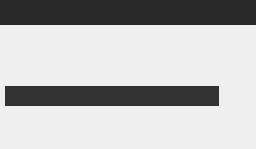
                 <widget class="QWidget" name="tab_1">
                  <property name="sizePolicy">
                   <sizepolicy hsizetype="Fixed" vsizetype="MinimumExpanding">
                    <horstretch>0</horstretch>
                    <verstretch>0</verstretch>
                   </sizepolicy>
                  </property>
                  <property name="minimumSize">
                   <size>
                    <width>256</width>
                    <height>0</height>
                   </size>
                  </property>
                  <property name="maximumSize">
                   <size>
                    <width>256</width>
                    <height>16777215</height>
                   </size>
                  </property>
                  <attribute name="title">
                   <string>NAME</string>
                  </attribute>
                  <layout class="QVBoxLayout" name="SLiB_export">
                   <property name="spacing">
                    <number>0</number>
                   </property>
                   <property name="margin">
                    <number>0</number>
                   </property>
                   <item>
                    <widget class="QWidget" name="ExpOptions_Layout" native="true">
                     <property name="sizePolicy">
                      <sizepolicy hsizetype="Fixed" vsizetype="Expanding">
                       <horstretch>0</horstretch>
                       <verstretch>0</verstretch>
                      </sizepolicy>
                     </property>
                     <property name="minimumSize">
                      <size>
                       <width>256</width>
                       <height>140</height>
                      </size>
                     </property>
                     <layout class="QVBoxLayout" name="SLiB_export_options">
                      <property name="spacing">
                       <number>3</number>
                      </property>
                      <property name="margin">
                       <number>0</number>
                      </property>
                      <item alignment="Qt::AlignTop">
                       <widget class="QLineEdit" name="SLiB_TEXTFIELD_Name">
                        <property name="sizePolicy">
                         <sizepolicy hsizetype="Expanding" vsizetype="Fixed">
                          <horstretch>0</horstretch>
                          <verstretch>0</verstretch>
                         </sizepolicy>
                        </property>
                        <property name="minimumSize">
                         <size>
                          <width>256</width>
                          <height>25</height>
                         </size>
                        </property>
                        <property name="maximumSize">
                         <size>
                          <width>256</width>
                          <height>25</height>
                         </size>
                        </property>
                        <property name="focusPolicy">
                         <enum>Qt::StrongFocus</enum>
                        </property>
                        <property name="toolTip">
                         <string extracomment=" Insert Shader / Asset Name here "> RMB for Context Menu</string>
                        </property>
                        <property name="styleSheet">
                         <string notr="true">background-color: rgb(40, 40, 40);
color: rgb(255, 136, 0);
font-size: 12px;
</string>
                        </property>
                        <property name="frame">
                         <bool>false</bool>
                        </property>
                       </widget>
                      </item>
                      <item>
                       <widget class="QWidget" name="SLiB_preExport_Layout" native="true">
                        <property name="sizePolicy">
                         <sizepolicy hsizetype="Fixed" vsizetype="Fixed">
                          <horstretch>0</horstretch>
                          <verstretch>0</verstretch>
                         </sizepolicy>
                        </property>
                        <property name="minimumSize">
                         <size>
                          <width>256</width>
                          <height>25</height>
                         </size>
                        </property>
                        <property name="maximumSize">
                         <size>
                          <width>256</width>
                          <height>25</height>
                         </size>
                        </property>
                        <layout class="QHBoxLayout" name="SLiB_export_ext">
                         <property name="spacing">
                          <number>0</number>
                         </property>
                         <property name="leftMargin">
                          <number>5</number>
                         </property>
                         <property name="topMargin">
                          <number>0</number>
                         </property>
                         <property name="rightMargin">
                          <number>5</number>
                         </property>
                         <property name="bottomMargin">
                          <number>0</number>
                         </property>
                         <item>
                          <widget class="QWidget" name="widget_9" native="true">
                           <property name="sizePolicy">
                            <sizepolicy hsizetype="Fixed" vsizetype="Fixed">
                             <horstretch>0</horstretch>
                             <verstretch>0</verstretch>
                            </sizepolicy>
                           </property>
                           <property name="minimumSize">
                            <size>
                             <width>60</width>
                             <height>20</height>
                            </size>
                           </property>
                           <property name="maximumSize">
                            <size>
                             <width>60</width>
                             <height>20</height>
                            </size>
                           </property>
                           <layout class="QVBoxLayout" name="slib_ext_OB">
                            <property name="spacing">
                             <number>0</number>
                            </property>
                            <property name="margin">
                             <number>0</number>
                            </property>
                           </layout>
                          </widget>
                         </item>
                         <item>
                          <widget class="QWidget" name="widget_5" native="true">
                           <property name="sizePolicy">
                            <sizepolicy hsizetype="Expanding" vsizetype="Fixed">
                             <horstretch>0</horstretch>
                             <verstretch>0</verstretch>
                            </sizepolicy>
                           </property>
                           <property name="minimumSize">
                            <size>
                             <width>0</width>
                             <height>20</height>
                            </size>
                           </property>
                           <property name="maximumSize">
                            <size>
                             <width>16777215</width>
                             <height>20</height>
                            </size>
                           </property>
                           <layout class="QHBoxLayout" name="SLiB_export_pre">
                            <property name="spacing">
                             <number>0</number>
                            </property>
                            <property name="leftMargin">
                             <number>20</number>
                            </property>
                            <property name="topMargin">
                             <number>0</number>
                            </property>
                            <property name="rightMargin">
                             <number>0</number>
                            </property>
                            <property name="bottomMargin">
                             <number>0</number>
                            </property>
                           </layout>
                          </widget>
                         </item>
                        </layout>
                       </widget>
                      </item>
                      <item>
                       <widget class="QWidget" name="SLiB_expTextures_Layout" native="true">
                        <property name="sizePolicy">
                         <sizepolicy hsizetype="Fixed" vsizetype="Fixed">
                          <horstretch>0</horstretch>
                          <verstretch>0</verstretch>
                         </sizepolicy>
                        </property>
                        <property name="minimumSize">
                         <size>
                          <width>256</width>
                          <height>25</height>
                         </size>
                        </property>
                        <property name="maximumSize">
                         <size>
                          <width>256</width>
                          <height>25</height>
                         </size>
                        </property>
                        <layout class="QHBoxLayout" name="SLiB_export_textures">
                         <property name="spacing">
                          <number>0</number>
                         </property>
                         <property name="leftMargin">
                          <number>5</number>
                         </property>
                         <property name="topMargin">
                          <number>0</number>
                         </property>
                         <property name="rightMargin">
                          <number>5</number>
                         </property>
                         <property name="bottomMargin">
                          <number>0</number>
                         </property>
                         <item>
                          <widget class="QWidget" name="widget_10" native="true">
                           <property name="sizePolicy">
                            <sizepolicy hsizetype="Fixed" vsizetype="Fixed">
                             <horstretch>0</horstretch>
                             <verstretch>0</verstretch>
                            </sizepolicy>
                           </property>
                           <property name="minimumSize">
                            <size>
                             <width>60</width>
                             <height>20</height>
                            </size>
                           </property>
                           <property name="maximumSize">
                            <size>
                             <width>60</width>
                             <height>20</height>
                            </size>
                           </property>
                           <layout class="QVBoxLayout" name="slib_path_OB">
                            <property name="spacing">
                             <number>0</number>
                            </property>
                            <property name="margin">
                             <number>0</number>
                            </property>
                           </layout>
                          </widget>
                         </item>
                         <item>
                          <widget class="QWidget" name="widget_6" native="true">
                           <property name="sizePolicy">
                            <sizepolicy hsizetype="Expanding" vsizetype="Fixed">
                             <horstretch>0</horstretch>
                             <verstretch>0</verstretch>
                            </sizepolicy>
                           </property>
                           <property name="minimumSize">
                            <size>
                             <width>0</width>
                             <height>20</height>
                            </size>
                           </property>
                           <property name="maximumSize">
                            <size>
                             <width>16777215</width>
                             <height>20</height>
                            </size>
                           </property>
                           <layout class="QVBoxLayout" name="slib_Textures">
                            <property name="spacing">
                             <number>0</number>
                            </property>
                            <property name="leftMargin">
                             <number>20</number>
                            </property>
                            <property name="topMargin">
                             <number>0</number>
                            </property>
                            <property name="rightMargin">
                             <number>0</number>
                            </property>
                            <property name="bottomMargin">
                             <number>0</number>
                            </property>
                           </layout>
                          </widget>
                         </item>
                        </layout>
                       </widget>
                      </item>
                      <item>
                       <widget class="QWidget" name="SLiB_expCusTexFolder_Layout" native="true">
                        <property name="minimumSize">
                         <size>
                          <width>60</width>
                          <height>25</height>
                         </size>
                        </property>
                        <property name="maximumSize">
                         <size>
                          <width>16777215</width>
                          <height>25</height>
                         </size>
                        </property>
                        <property name="styleSheet">
                         <string notr="true"/>
                        </property>
                        <layout class="QHBoxLayout" name="SLiB_export_path">
                         <property name="spacing">
                          <number>0</number>
                         </property>
                         <property name="leftMargin">
                          <number>5</number>
                         </property>
                         <property name="topMargin">
                          <number>0</number>
                         </property>
                         <property name="rightMargin">
                          <number>5</number>
                         </property>
                         <property name="bottomMargin">
                          <number>0</number>
                         </property>
                         <item>
                          <widget class="QLineEdit" name="SLiB_TEXTFIELD_Texpath">
                           <property name="sizePolicy">
                            <sizepolicy hsizetype="Expanding" vsizetype="Fixed">
                             <horstretch>0</horstretch>
                             <verstretch>0</verstretch>
                            </sizepolicy>
                           </property>
                           <property name="minimumSize">
                            <size>
                             <width>0</width>
                             <height>20</height>
                            </size>
                           </property>
                           <property name="maximumSize">
                            <size>
                             <width>16777215</width>
                             <height>20</height>
                            </size>
                           </property>
                           <property name="baseSize">
                            <size>
                             <width>256</width>
                             <height>20</height>
                            </size>
                           </property>
                           <property name="focusPolicy">
                            <enum>Qt::ClickFocus</enum>
                           </property>
                           <property name="toolTip">
                            <string extracomment=" Insert Shader / Asset Name here "> RMB for Context Menu</string>
                           </property>
                           <property name="styleSheet">
                            <string notr="true">background-color: rgb(50, 50, 50);
font-size: 10px;
qproperty-cursorPosition: 0;
</string>
                           </property>
                           <property name="frame">
                            <bool>false</bool>
                           </property>
                           <property name="readOnly">
                            <bool>true</bool>
                           </property>
                          </widget>
                         </item>
                         <item>
                          <widget class="QWidget" name="widget_13" native="true">
                           <property name="sizePolicy">
                            <sizepolicy hsizetype="Fixed" vsizetype="Fixed">
                             <horstretch>0</horstretch>
                             <verstretch>0</verstretch>
                            </sizepolicy>
                           </property>
                           <property name="minimumSize">
                            <size>
                             <width>32</width>
                             <height>20</height>
                            </size>
                           </property>
                           <property name="maximumSize">
                            <size>
                             <width>32</width>
                             <height>20</height>
                            </size>
                           </property>
                           <layout class="QVBoxLayout" name="slib_cusFoldeBtn_layout">
                            <property name="spacing">
                             <number>0</number>
                            </property>
                            <property name="margin">
                             <number>0</number>
                            </property>
                           </layout>
                          </widget>
                         </item>
                        </layout>
                       </widget>
                      </item>
                      <item>
                       <spacer name="verticalSpacer_2">
                        <property name="orientation">
                         <enum>Qt::Vertical</enum>
                        </property>
                        <property name="sizeHint" stdset="0">
                         <size>
                          <width>20</width>
                          <height>40</height>
                         </size>
                        </property>
                       </spacer>
                      </item>
                     </layout>
                    </widget>
                   </item>
                  </layout>
                 </widget>
